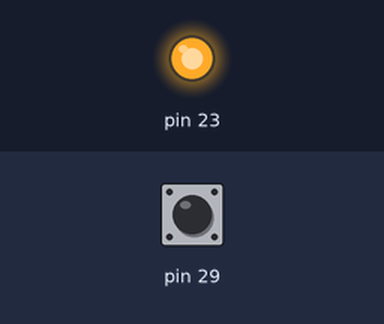
Bench run of a sketch on a simulated Arduino Mega 2560, built with avr-gcc and run on an emulated ATmega2560. On the bench: output pins drawn as LEDs (lit = HIGH). The inputs (shaded band) are chosen by the test bench; at power-on: pin 29 HIGH.

Above: at 0.1 s.
Timing chart, 0 to 1.6 s (numbered marks = the images above):
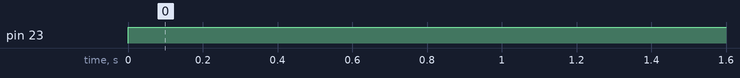

The sketch:

Q1.ino
```cpp
void setup()
{
  DDRA &= ~0x01;
  PORTA = 0x01;
  DDRA = 0x02;
}
void loop()
{
  PORTA = ~PINA<<1;
}
```

Measured:
- by itself, pin 23: LOW → HIGH at 0.00 s
